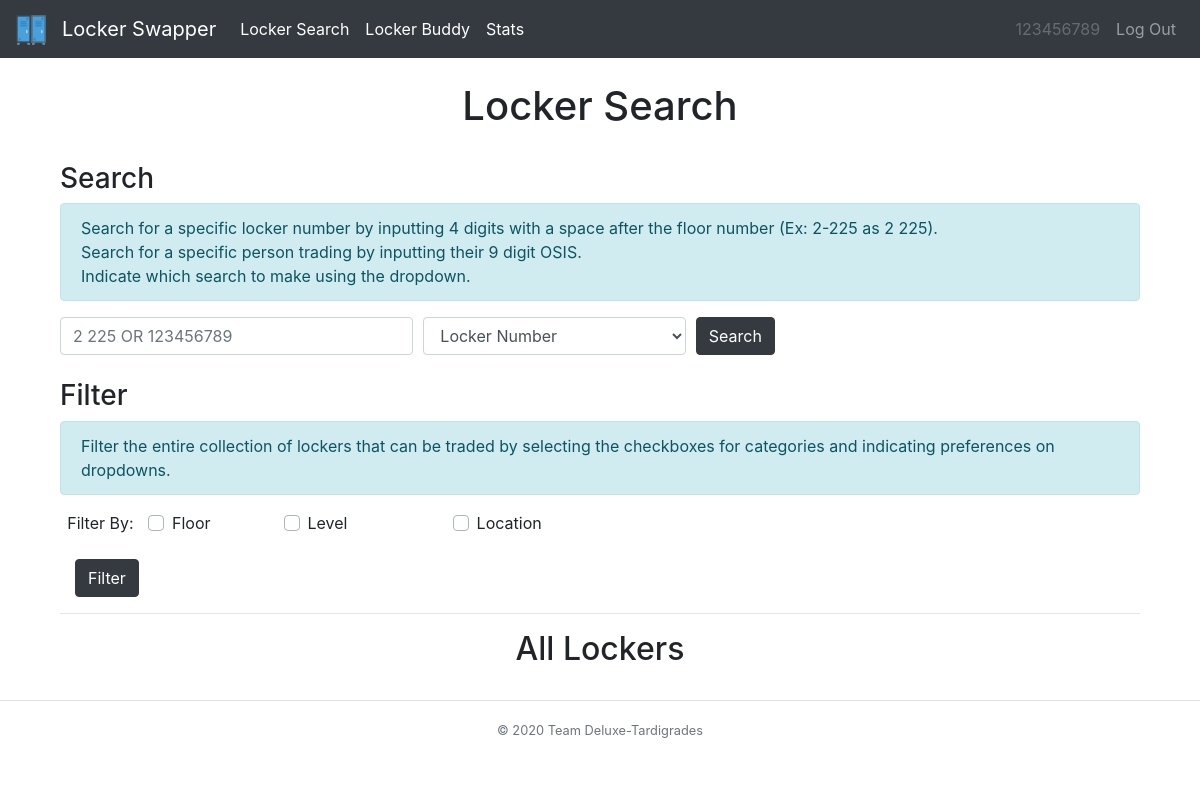
Before: /locker (signed in) with the older database file.
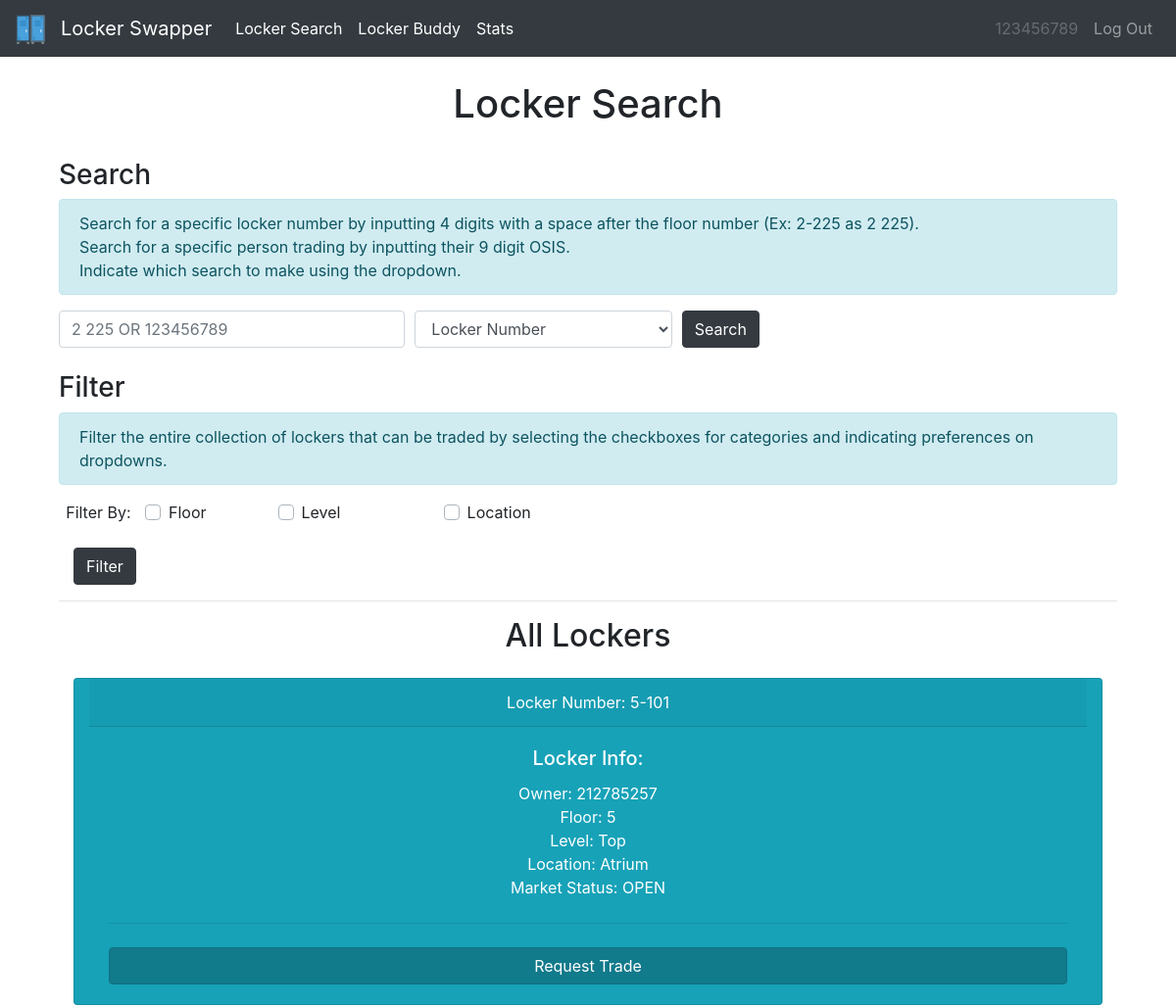
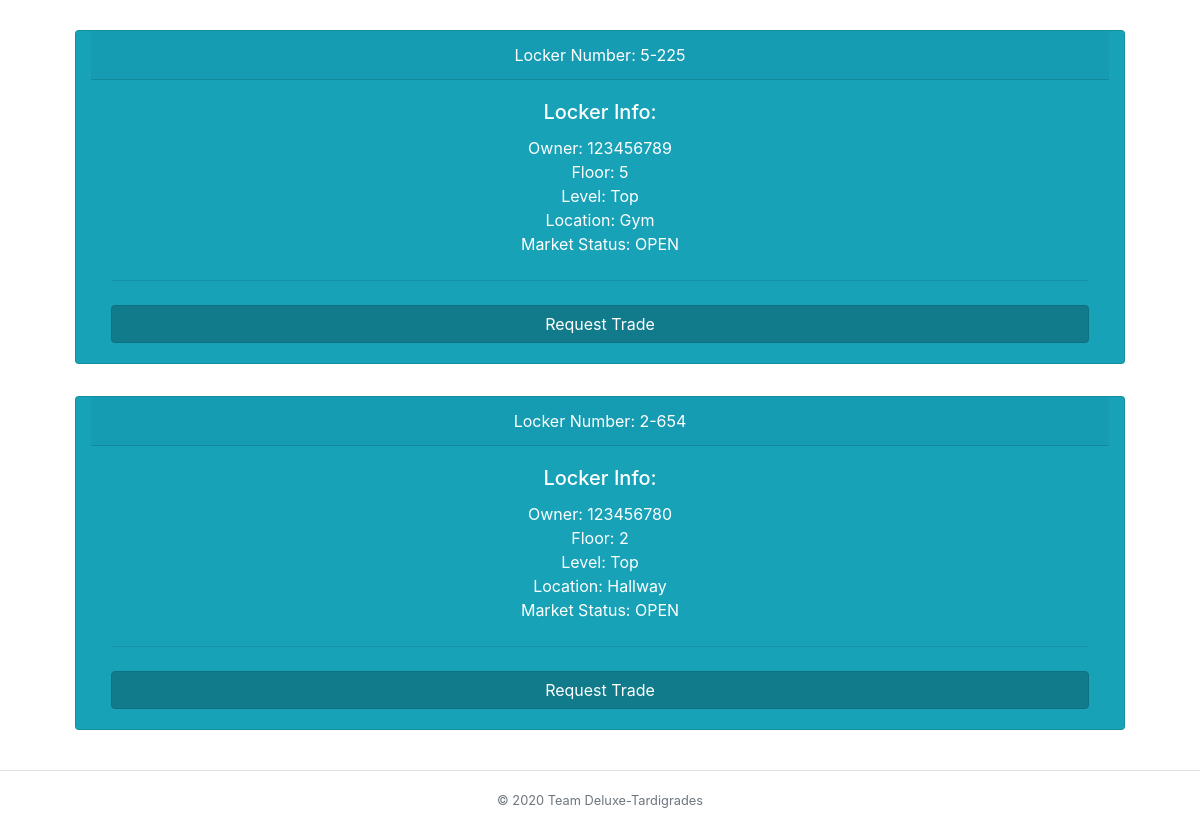
After: the same page with the newer database file (2 pictures, top to bottom).
### tables this page shows
CREATE TABLE transaction_tbl (locker INT, recipient INT, sender INT, status INT, request TEXT, floor INT);

CREATE TABLE locker_tbl (locker INT, owner TEXT, combo TEXT, floor INT, level INT, location TEXT, status TEXT);

### __init__.py (the view)
@app.route("/locker")
@login_required
def locker():
    user = db_manager.getUserInfo(session['osis'])
    all = db_manager.tradeableLockers()
    return render_template("locker.html",user=user,all=all,results=[],heading="Locker Search")

### __init__.py (called while the page is built)
def login_required(f):
    @wraps(f)
    def dec(*args, **kwargs):
        if 'osis' in session:
            return f(*args, **kwargs)
        flash('You must be logged in to view this page!', 'danger')
        return redirect('/')
    return dec

### db_builder.py (called while the page is built)
def exec(cmd):
    db = sqlite3.connect(DB_FILE)
    c = db.cursor()
    output = c.execute(cmd)
    db.commit()
    return output

def execmany(cmd, inputs):
    db = sqlite3.connect(DB_FILE)
    c = db.cursor()
    output = c.execute(cmd, inputs)
    db.commit()
    return output

### db_manager.py (called while the page is built)
def getUserInfo(osis):
    q = "SELECT * from user_tbl WHERE osis=?"
    inputs = (osis,)
    data = execmany(q, inputs).fetchone()
    info = [data[0],data[1],data[2],data[3],data[4],data[5],data[6]]
    return info

def getLockerInfo(locker):
    q = "SELECT * from locker_tbl WHERE locker=?"
    inputs = (locker,)
    data = execmany(q, inputs).fetchone()
    info = [data[0],data[1],data[2],data[3],data[4],data[5],data[6]]
    return info

def getTransLock(data):
    dataDict = {}
    for i in data:
        lock = getLockerInfo(i[0])
        dataDict[i] = lock
    return dataDict

### templates/locker.html (shortened to what this page needs)
{% extends "base.html" %}
{% block body %}
<div class="container">
  <h3>Search</h3>
  <div class="alert alert-info" role="alert">
     Search for a specific locker number by inputting 4 digits with a space after the floor number (Ex: 2-225 as 2 225).<br>
      Search for a specific person trading by inputting their 9 digit OSIS.<br>
      Indicate which search to make using the dropdown.
  </div>
  <div>
    <form action="/lSearch" method="post">
      <div class="form-row">
        <div class="form group col-md-4">
          <input id="query" class="form-control mr-sm-2" type="text" name="query" placeholder="2 225 OR 123456789"><br>
        </div>
        <div class="form group col-md-3">
          <select id="searchBy" class="form-control" name="searchBy">
            <option>Locker Number</option>
          </select>
        </div>
        <div class="form-group col-md-1">
          <button class="btn btn-dark" type="submit">Search</button>
        </div>
      </div>
    </form>
  </div>
  <h3>Filter</h3>
  <div class="alert alert-info" role="alert">
    Filter the entire collection of lockers that can be traded by selecting the checkboxes for categories and indicating preferences on dropdowns.
  </div>
  <div>
    <form action="/lFilter" method="post">
      <div class="form-row text-center">
        <div class="form-group col-md-1">
          <label for="filter">Filter By:  </label>
        </div>
        <div class="form-group col-md-1 custom-control custom-checkbox">
          <label class="custom-control-label" for="floor">Floor</label>
        </div>
        <div class="form-group col-md-2 custom-control custom-checkbox">
          <label class="custom-control-label" for="level">Level</label>
        </div>
        <div class="form-group col-md-2 custom-control custom-checkbox">
          <label class="custom-control-label" for="type">Location</label>
        </div>
      </div>
      <div class="form-group col-md-1">
        <button class="btn btn-dark" type="submit">Filter</button>
      </div>
    </form>
  </div>
  <hr>
  <div class="container">
    {% if results == [] and all != [] %}
    <div class="text-center">
      <h2>All Lockers</h2>
    </div>
    <div class="col-sm-12 col-md-12 col-lg-12 mx-auto">
      {% for key in all %}
      <div class="row">
        <div class="card text-white text-center bg-info my-3 col-md-12">
          <div class="card-header">Locker Number: {{key[5]}}-{{key[0]}}</div>
          <div class="card-body">
            <h5 class="card-title">Locker Info:</h5>
            <p class="card-text">Owner: {{key[2]}} <br> Floor: {{key[5]}} <br>
                               Level: {{all[key][4]}} <br> Location: {{all[key][5]}} <br>
                               Market Status: OPEN </p>
            <hr class="my-4">
            <form action="/home">
              <button type="submit" class="btn btn-info btn-block active">Request Trade</button>
            </form>
          </div>
        </div>
      </div>
      {% endfor %}
    {% endif %}
    </div>
    </div>
  </div>
{% endblock %}

Changed rows visible on the page:
now on this page (row edited): transaction_tbl: floor "5", locker "101", sender "212785257"
now on this page (row edited): locker_tbl: level "Top", location "Atrium"
now on this page (row edited): transaction_tbl: floor "5", locker "225", sender "123456789"
now on this page (row edited): locker_tbl: level "Top", location "Gym"
now on this page (row edited): transaction_tbl: floor "2", locker "654", sender "123456780"
now on this page (row edited): locker_tbl: level "Top", location "Hallway"
